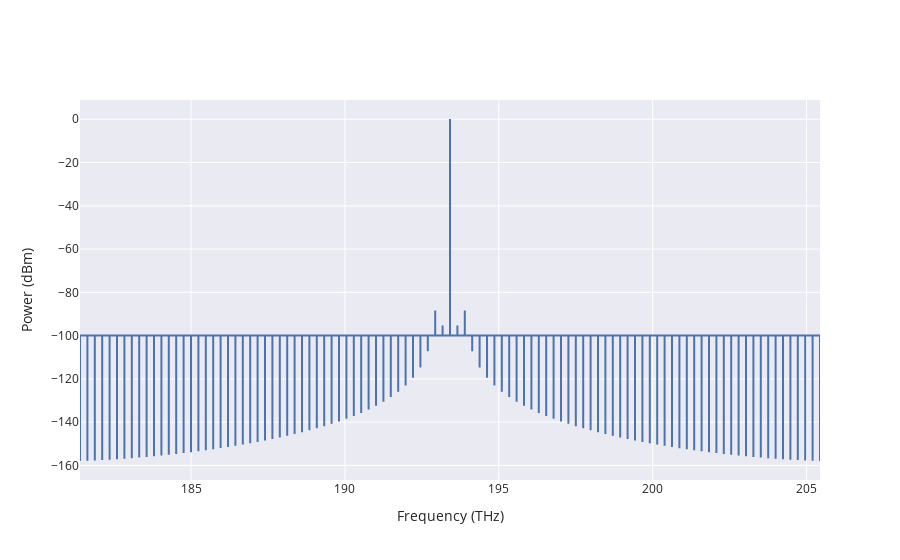

This figure's notebook cell:
### Code cell
ind=738
solverp1.PlotCombSpectra(ind).show()

### Figure 1 — Plotly figure (JSON) as saved in the notebook; plotly's stock layout.template omitted (floating-point values rounded to 4 significant figures; data arrays with more than 128 entries replaced by an {"elided": "..."} marker saying what was removed)
{"data": [{"name": "Waveguide", "type": "scatter", "uid": "2566ecf7-17ed-4d3a-9f96-b39c0be34fd9", "x": {"elided": "303 float values"}, "y": {"elided": "303 float values"}}], "layout": {"xaxis": {"title": {"text": "Frequency (THz)"}}, "yaxis": {"title": {"text": "Power (dBm)"}}}}
